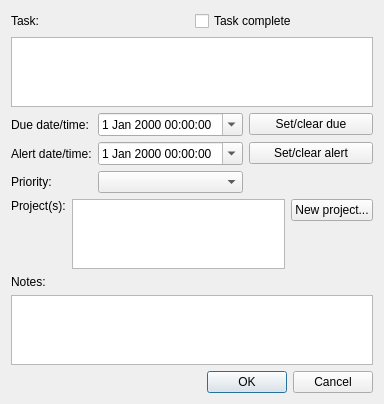
<?xml version="1.0" encoding="UTF-8"?>
<ui version="4.0">
 <class>CTaskEditForm</class>
 <widget class="QDialog" name="CTaskEditForm">
  <property name="geometry">
   <rect>
    <x>0</x>
    <y>0</y>
    <width>384</width>
    <height>385</height>
   </rect>
  </property>
  <property name="windowTitle">
   <string>Edit task</string>
  </property>
  <property name="modal">
   <bool>true</bool>
  </property>
  <layout class="QVBoxLayout" name="verticalLayout_5">
   <item>
    <layout class="QVBoxLayout" name="verticalLayout">
     <item>
      <layout class="QHBoxLayout" name="horizontalLayout">
       <item>
        <widget class="QLabel" name="lblTask">
         <property name="text">
          <string>Task:</string>
         </property>
        </widget>
       </item>
       <item>
        <widget class="QCheckBox" name="cbxTaskComplete">
         <property name="text">
          <string>Task complete</string>
         </property>
        </widget>
       </item>
      </layout>
     </item>
     <item>
      <widget class="QPlainTextEdit" name="teTask"/>
     </item>
    </layout>
   </item>
   <item>
    <layout class="QGridLayout" name="gridLayout">
     <item row="0" column="0">
      <widget class="QLabel" name="lblDueDateTime">
       <property name="text">
        <string>Due date/time:</string>
       </property>
      </widget>
     </item>
     <item row="0" column="1">
      <widget class="QDateTimeEdit" name="dteDueDateTime">
       <property name="calendarPopup">
        <bool>true</bool>
       </property>
      </widget>
     </item>
     <item row="0" column="2">
      <widget class="QPushButton" name="btnSetDueDateTime">
       <property name="text">
        <string>Set/clear due</string>
       </property>
      </widget>
     </item>
     <item row="1" column="0">
      <widget class="QLabel" name="lblAlertDateTime">
       <property name="text">
        <string>Alert date/time:</string>
       </property>
      </widget>
     </item>
     <item row="1" column="1">
      <widget class="QDateTimeEdit" name="dteAlertDateTime">
       <property name="calendarPopup">
        <bool>true</bool>
       </property>
      </widget>
     </item>
     <item row="1" column="2">
      <widget class="QPushButton" name="btnSetAlertDateTime">
       <property name="text">
        <string>Set/clear alert</string>
       </property>
      </widget>
     </item>
     <item row="2" column="0">
      <widget class="QLabel" name="lblPriority">
       <property name="text">
        <string>Priority:</string>
       </property>
      </widget>
     </item>
     <item row="2" column="1">
      <widget class="QComboBox" name="cboPriority"/>
     </item>
     <item row="2" column="2">
      <spacer name="horizontalSpacer">
       <property name="orientation">
        <enum>Qt::Horizontal</enum>
       </property>
       <property name="sizeHint" stdset="0">
        <size>
         <width>40</width>
         <height>20</height>
        </size>
       </property>
      </spacer>
     </item>
    </layout>
   </item>
   <item>
    <layout class="QHBoxLayout" name="horizontalLayout_2">
     <item>
      <layout class="QVBoxLayout" name="verticalLayout_2">
       <item>
        <widget class="QLabel" name="lblProjects">
         <property name="text">
          <string>Project(s):</string>
         </property>
        </widget>
       </item>
       <item>
        <spacer name="verticalSpacer">
         <property name="orientation">
          <enum>Qt::Vertical</enum>
         </property>
         <property name="sizeHint" stdset="0">
          <size>
           <width>20</width>
           <height>40</height>
          </size>
         </property>
        </spacer>
       </item>
      </layout>
     </item>
     <item>
      <widget class="QListWidget" name="listProjects">
       <property name="selectionMode">
        <enum>QAbstractItemView::MultiSelection</enum>
       </property>
       <property name="sortingEnabled">
        <bool>true</bool>
       </property>
      </widget>
     </item>
     <item>
      <layout class="QVBoxLayout" name="verticalLayout_3">
       <item>
        <widget class="QPushButton" name="btnNewProject">
         <property name="text">
          <string>New project...</string>
         </property>
        </widget>
       </item>
       <item>
        <spacer name="verticalSpacer_2">
         <property name="orientation">
          <enum>Qt::Vertical</enum>
         </property>
         <property name="sizeHint" stdset="0">
          <size>
           <width>20</width>
           <height>40</height>
          </size>
         </property>
        </spacer>
       </item>
      </layout>
     </item>
    </layout>
   </item>
   <item>
    <layout class="QVBoxLayout" name="verticalLayout_4">
     <item>
      <widget class="QLabel" name="lblNotes">
       <property name="text">
        <string>Notes:</string>
       </property>
      </widget>
     </item>
     <item>
      <widget class="QPlainTextEdit" name="teNotes"/>
     </item>
    </layout>
   </item>
   <item>
    <widget class="QDialogButtonBox" name="bbxOkCancel">
     <property name="orientation">
      <enum>Qt::Horizontal</enum>
     </property>
     <property name="standardButtons">
      <set>QDialogButtonBox::Cancel|QDialogButtonBox::Ok</set>
     </property>
    </widget>
   </item>
  </layout>
 </widget>
 <resources/>
 <connections>
  <connection>
   <sender>bbxOkCancel</sender>
   <signal>accepted()</signal>
   <receiver>CTaskEditForm</receiver>
   <slot>accept()</slot>
   <hints>
    <hint type="sourcelabel">
     <x>248</x>
     <y>254</y>
    </hint>
    <hint type="destinationlabel">
     <x>157</x>
     <y>274</y>
    </hint>
   </hints>
  </connection>
  <connection>
   <sender>bbxOkCancel</sender>
   <signal>rejected()</signal>
   <receiver>CTaskEditForm</receiver>
   <slot>reject()</slot>
   <hints>
    <hint type="sourcelabel">
     <x>316</x>
     <y>260</y>
    </hint>
    <hint type="destinationlabel">
     <x>286</x>
     <y>274</y>
    </hint>
   </hints>
  </connection>
  <connection>
   <sender>btnSetAlertDateTime</sender>
   <signal>clicked()</signal>
   <receiver>CTaskEditForm</receiver>
   <slot>showHideAlertDateTime()</slot>
   <hints>
    <hint type="sourcelabel">
     <x>302</x>
     <y>148</y>
    </hint>
    <hint type="destinationlabel">
     <x>191</x>
     <y>192</y>
    </hint>
   </hints>
  </connection>
  <connection>
   <sender>btnSetDueDateTime</sender>
   <signal>clicked()</signal>
   <receiver>CTaskEditForm</receiver>
   <slot>showHideDueDateTime()</slot>
   <hints>
    <hint type="sourcelabel">
     <x>302</x>
     <y>117</y>
    </hint>
    <hint type="destinationlabel">
     <x>191</x>
     <y>192</y>
    </hint>
   </hints>
  </connection>
 </connections>
 <slots>
  <slot>showHideDueDateTime()</slot>
  <slot>showHideAlertDateTime()</slot>
  <slot>slot1()</slot>
 </slots>
</ui>
